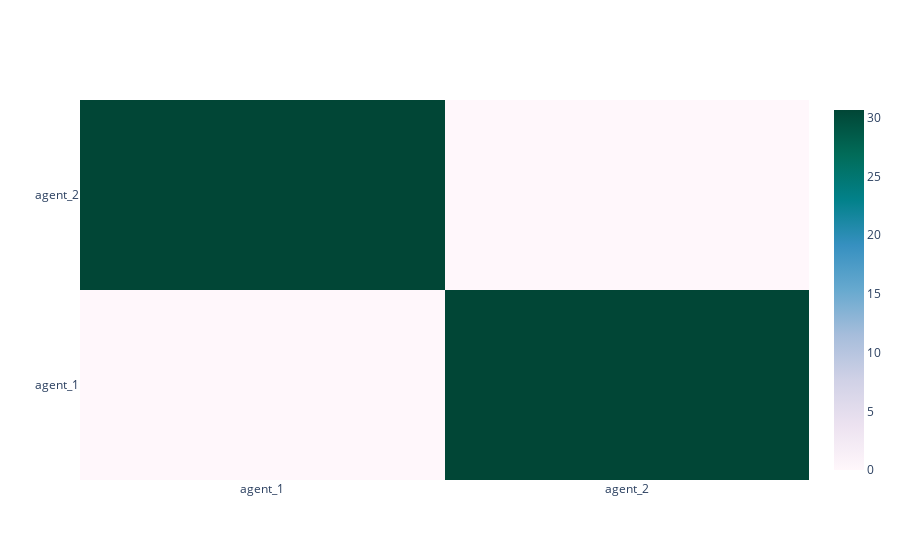

The notebook cell saved with this chart:
### Code cell
fig = heatmap(
    net.similarity_heatmap(),
    x_labels=['agent_'+str(i+1) for i in range(len(net.agents))],
    y_labels=['agent_'+str(i+1) for i in range(len(net.agents))]
)
fig.show()

### Figure 1 — Plotly figure (JSON) as saved in the notebook; plotly's stock layout.template omitted (floating-point values rounded to 4 significant figures)
{"data": [{"colorscale": [[0.0, "rgb(255,247,251)"], [0.125, "rgb(236,226,240)"], [0.25, "rgb(208,209,230)"], [0.375, "rgb(166,189,219)"], [0.5, "rgb(103,169,207)"], [0.625, "rgb(54,144,192)"], [0.75, "rgb(2,129,138)"], [0.875, "rgb(1,108,89)"], [1.0, "rgb(1,70,54)"]], "hoverongaps": false, "x": ["agent_1", "agent_2"], "y": ["agent_1", "agent_2"], "z": [[0.0, 30.66], [30.66, 0.0]], "type": "heatmap"}], "layout": {}}
